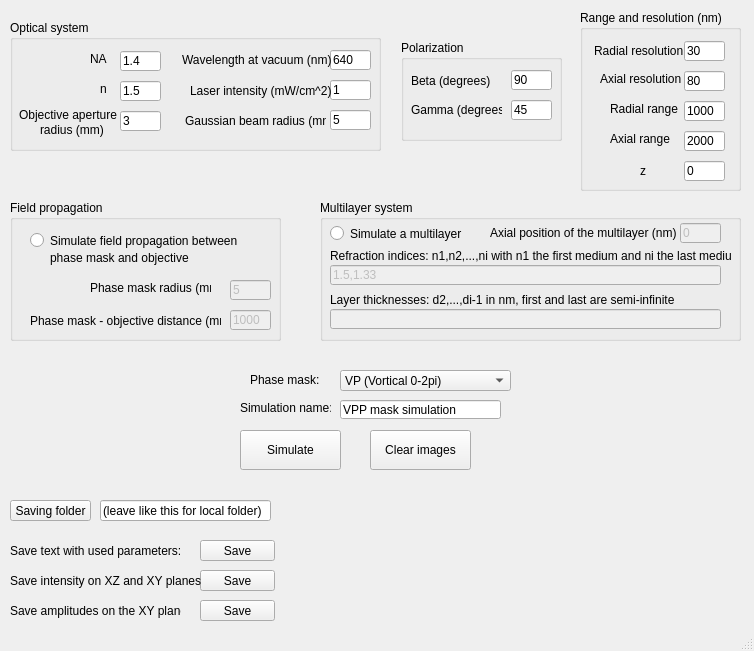
<?xml version="1.0" encoding="UTF-8"?>
<ui version="4.0">
 <class>MainWindow</class>
 <widget class="QMainWindow" name="MainWindow">
  <property name="geometry">
   <rect>
    <x>0</x>
    <y>0</y>
    <width>754</width>
    <height>651</height>
   </rect>
  </property>
  <property name="windowTitle">
   <string>PyFocus</string>
  </property>
  <widget class="QWidget" name="centralwidget">
   <widget class="QPushButton" name="pushButton">
    <property name="geometry">
     <rect>
      <x>200</x>
      <y>540</y>
      <width>75</width>
      <height>21</height>
     </rect>
    </property>
    <property name="text">
     <string>Save</string>
    </property>
   </widget>
   <widget class="QPushButton" name="pushButton_2">
    <property name="geometry">
     <rect>
      <x>200</x>
      <y>570</y>
      <width>75</width>
      <height>21</height>
     </rect>
    </property>
    <property name="text">
     <string>Save</string>
    </property>
   </widget>
   <widget class="QComboBox" name="comboBox">
    <property name="enabled">
     <bool>true</bool>
    </property>
    <property name="geometry">
     <rect>
      <x>340</x>
      <y>370</y>
      <width>171</width>
      <height>21</height>
     </rect>
    </property>
    <property name="editable">
     <bool>false</bool>
    </property>
    <property name="currentIndex">
     <number>0</number>
    </property>
    <property name="duplicatesEnabled">
     <bool>true</bool>
    </property>
    <item>
     <property name="text">
      <string>VP (Vortical 0-2pi)</string>
     </property>
    </item>
    <item>
     <property name="text">
      <string>No mask (Gaussian beam)</string>
     </property>
    </item>
    <item>
     <property name="text">
      <string>Custom</string>
     </property>
    </item>
   </widget>
   <widget class="QGroupBox" name="groupBox">
    <property name="geometry">
     <rect>
      <x>10</x>
      <y>20</y>
      <width>371</width>
      <height>131</height>
     </rect>
    </property>
    <property name="title">
     <string>Optical system</string>
    </property>
    <widget class="QLineEdit" name="lineEdit">
     <property name="geometry">
      <rect>
       <x>110</x>
       <y>31</y>
       <width>41</width>
       <height>20</height>
      </rect>
     </property>
     <property name="text">
      <string>1.4</string>
     </property>
    </widget>
    <widget class="QLabel" name="label">
     <property name="geometry">
      <rect>
       <x>80</x>
       <y>31</y>
       <width>21</width>
       <height>16</height>
      </rect>
     </property>
     <property name="text">
      <string>NA</string>
     </property>
    </widget>
    <widget class="QLabel" name="label_2">
     <property name="geometry">
      <rect>
       <x>90</x>
       <y>61</y>
       <width>16</width>
       <height>16</height>
      </rect>
     </property>
     <property name="text">
      <string>n</string>
     </property>
    </widget>
    <widget class="QLineEdit" name="lineEdit_2">
     <property name="geometry">
      <rect>
       <x>110</x>
       <y>61</y>
       <width>41</width>
       <height>20</height>
      </rect>
     </property>
     <property name="text">
      <string>1.5</string>
     </property>
    </widget>
    <widget class="QLabel" name="label_3">
     <property name="geometry">
      <rect>
       <x>30</x>
       <y>100</y>
       <width>71</width>
       <height>20</height>
      </rect>
     </property>
     <property name="text">
      <string>radius (mm)</string>
     </property>
    </widget>
    <widget class="QLabel" name="label_17">
     <property name="geometry">
      <rect>
       <x>9</x>
       <y>85</y>
       <width>100</width>
       <height>20</height>
      </rect>
     </property>
     <property name="text">
      <string>Objective aperture</string>
     </property>
    </widget>
    <widget class="QLineEdit" name="lineEdit_18">
     <property name="geometry">
      <rect>
       <x>110</x>
       <y>91</y>
       <width>41</width>
       <height>20</height>
      </rect>
     </property>
     <property name="text">
      <string>3</string>
     </property>
    </widget>
    <widget class="QLineEdit" name="lineEdit_15">
     <property name="geometry">
      <rect>
       <x>320</x>
       <y>60</y>
       <width>41</width>
       <height>20</height>
      </rect>
     </property>
     <property name="text">
      <string>1</string>
     </property>
    </widget>
    <widget class="QLabel" name="label_14">
     <property name="geometry">
      <rect>
       <x>175</x>
       <y>80</y>
       <width>141</width>
       <height>41</height>
      </rect>
     </property>
     <property name="text">
      <string>Gaussian beam radius (mm)</string>
     </property>
    </widget>
    <widget class="QLineEdit" name="lineEdit_3">
     <property name="geometry">
      <rect>
       <x>320</x>
       <y>30</y>
       <width>41</width>
       <height>20</height>
      </rect>
     </property>
     <property name="text">
      <string>640</string>
     </property>
    </widget>
    <widget class="QLabel" name="label_10">
     <property name="geometry">
      <rect>
       <x>180</x>
       <y>50</y>
       <width>141</width>
       <height>41</height>
      </rect>
     </property>
     <property name="text">
      <string>Laser intensity (mW/cm^2)</string>
     </property>
    </widget>
    <widget class="QLabel" name="label_5">
     <property name="geometry">
      <rect>
       <x>172</x>
       <y>30</y>
       <width>151</width>
       <height>20</height>
      </rect>
     </property>
     <property name="text">
      <string>Wavelength at vacuum (nm)</string>
     </property>
    </widget>
    <widget class="QLineEdit" name="lineEdit_16">
     <property name="geometry">
      <rect>
       <x>320</x>
       <y>90</y>
       <width>41</width>
       <height>20</height>
      </rect>
     </property>
     <property name="text">
      <string>5</string>
     </property>
    </widget>
   </widget>
   <widget class="QPushButton" name="pushButton_3">
    <property name="geometry">
     <rect>
      <x>240</x>
      <y>430</y>
      <width>101</width>
      <height>40</height>
     </rect>
    </property>
    <property name="text">
     <string>Simulate</string>
    </property>
   </widget>
   <widget class="QLineEdit" name="lineEdit_14">
    <property name="geometry">
     <rect>
      <x>100</x>
      <y>500</y>
      <width>171</width>
      <height>21</height>
     </rect>
    </property>
    <property name="text">
     <string>(leave like this for local folder)</string>
    </property>
   </widget>
   <widget class="QPushButton" name="pushButton_5">
    <property name="geometry">
     <rect>
      <x>10</x>
      <y>500</y>
      <width>81</width>
      <height>21</height>
     </rect>
    </property>
    <property name="text">
     <string>Saving folder</string>
    </property>
   </widget>
   <widget class="QPushButton" name="pushButton_6">
    <property name="geometry">
     <rect>
      <x>370</x>
      <y>430</y>
      <width>101</width>
      <height>40</height>
     </rect>
    </property>
    <property name="text">
     <string>Clear images</string>
    </property>
   </widget>
   <widget class="QLineEdit" name="lineEdit_21">
    <property name="geometry">
     <rect>
      <x>340</x>
      <y>400</y>
      <width>161</width>
      <height>19</height>
     </rect>
    </property>
    <property name="text">
     <string>VPP mask simulation</string>
    </property>
   </widget>
   <widget class="QPushButton" name="pushButton_4">
    <property name="geometry">
     <rect>
      <x>200</x>
      <y>600</y>
      <width>75</width>
      <height>21</height>
     </rect>
    </property>
    <property name="text">
     <string>Save</string>
    </property>
   </widget>
   <widget class="QGroupBox" name="groupBox_4">
    <property name="geometry">
     <rect>
      <x>10</x>
      <y>200</y>
      <width>271</width>
      <height>141</height>
     </rect>
    </property>
    <property name="title">
     <string>Field propagation</string>
    </property>
    <widget class="QRadioButton" name="radioButton">
     <property name="geometry">
      <rect>
       <x>20</x>
       <y>30</y>
       <width>291</width>
       <height>21</height>
      </rect>
     </property>
     <property name="text">
      <string>Simulate field propagation between </string>
     </property>
    </widget>
    <widget class="QLineEdit" name="lineEdit_22">
     <property name="enabled">
      <bool>false</bool>
     </property>
     <property name="geometry">
      <rect>
       <x>220</x>
       <y>80</y>
       <width>41</width>
       <height>20</height>
      </rect>
     </property>
     <property name="text">
      <string>5</string>
     </property>
    </widget>
    <widget class="QLabel" name="label_23">
     <property name="geometry">
      <rect>
       <x>80</x>
       <y>80</y>
       <width>121</width>
       <height>16</height>
      </rect>
     </property>
     <property name="text">
      <string>Phase mask radius (mm)</string>
     </property>
    </widget>
    <widget class="QLabel" name="label_11">
     <property name="geometry">
      <rect>
       <x>40</x>
       <y>50</y>
       <width>191</width>
       <height>16</height>
      </rect>
     </property>
     <property name="text">
      <string>phase mask and objective</string>
     </property>
    </widget>
    <widget class="QLineEdit" name="lineEdit_19">
     <property name="enabled">
      <bool>false</bool>
     </property>
     <property name="geometry">
      <rect>
       <x>220</x>
       <y>110</y>
       <width>41</width>
       <height>20</height>
      </rect>
     </property>
     <property name="text">
      <string>1000</string>
     </property>
    </widget>
   </widget>
   <widget class="QLabel" name="label_18">
    <property name="geometry">
     <rect>
      <x>30</x>
      <y>310</y>
      <width>191</width>
      <height>21</height>
     </rect>
    </property>
    <property name="text">
     <string>Phase mask - objective distance (mm)</string>
    </property>
   </widget>
   <widget class="QGroupBox" name="groupBox_5">
    <property name="geometry">
     <rect>
      <x>320</x>
      <y>200</y>
      <width>421</width>
      <height>141</height>
     </rect>
    </property>
    <property name="title">
     <string>Multilayer system</string>
    </property>
    <widget class="QLabel" name="label_20">
     <property name="geometry">
      <rect>
       <x>10</x>
       <y>45</y>
       <width>401</width>
       <height>21</height>
      </rect>
     </property>
     <property name="text">
      <string>Refraction indices: n1,n2,...,ni with n1 the first medium and ni the last medium</string>
     </property>
    </widget>
    <widget class="QLineEdit" name="lineEdit_23">
     <property name="enabled">
      <bool>false</bool>
     </property>
     <property name="geometry">
      <rect>
       <x>10</x>
       <y>65</y>
       <width>391</width>
       <height>20</height>
      </rect>
     </property>
     <property name="text">
      <string>1.5,1.33</string>
     </property>
    </widget>
    <widget class="QLabel" name="label_25">
     <property name="geometry">
      <rect>
       <x>10</x>
       <y>89</y>
       <width>421</width>
       <height>21</height>
      </rect>
     </property>
     <property name="text">
      <string>Layer thicknesses: d2,...,di-1 in nm, first and last are semi-infinite</string>
     </property>
    </widget>
    <widget class="QLineEdit" name="lineEdit_24">
     <property name="enabled">
      <bool>false</bool>
     </property>
     <property name="geometry">
      <rect>
       <x>10</x>
       <y>109</y>
       <width>391</width>
       <height>20</height>
      </rect>
     </property>
     <property name="text">
      <string/>
     </property>
    </widget>
    <widget class="QRadioButton" name="radioButton_2">
     <property name="geometry">
      <rect>
       <x>10</x>
       <y>23</y>
       <width>141</width>
       <height>21</height>
      </rect>
     </property>
     <property name="text">
      <string>Simulate a multilayer</string>
     </property>
    </widget>
    <widget class="QLabel" name="label_26">
     <property name="geometry">
      <rect>
       <x>170</x>
       <y>25</y>
       <width>231</width>
       <height>16</height>
      </rect>
     </property>
     <property name="text">
      <string>Axial position of the multilayer (nm)</string>
     </property>
    </widget>
    <widget class="QLineEdit" name="lineEdit_25">
     <property name="enabled">
      <bool>false</bool>
     </property>
     <property name="geometry">
      <rect>
       <x>360</x>
       <y>23</y>
       <width>41</width>
       <height>20</height>
      </rect>
     </property>
     <property name="text">
      <string>0</string>
     </property>
    </widget>
   </widget>
   <widget class="QGroupBox" name="groupBox_2">
    <property name="geometry">
     <rect>
      <x>580</x>
      <y>10</y>
      <width>161</width>
      <height>181</height>
     </rect>
    </property>
    <property name="title">
     <string>Range and resolution (nm)</string>
    </property>
    <widget class="QLineEdit" name="lineEdit_4">
     <property name="geometry">
      <rect>
       <x>104</x>
       <y>61</y>
       <width>41</width>
       <height>20</height>
      </rect>
     </property>
     <property name="text">
      <string>80</string>
     </property>
    </widget>
    <widget class="QLabel" name="label_6">
     <property name="geometry">
      <rect>
       <x>20</x>
       <y>61</y>
       <width>81</width>
       <height>16</height>
      </rect>
     </property>
     <property name="text">
      <string>Axial resolution</string>
     </property>
    </widget>
    <widget class="QLineEdit" name="lineEdit_5">
     <property name="geometry">
      <rect>
       <x>104</x>
       <y>31</y>
       <width>41</width>
       <height>20</height>
      </rect>
     </property>
     <property name="text">
      <string>30</string>
     </property>
    </widget>
    <widget class="QLabel" name="label_4">
     <property name="geometry">
      <rect>
       <x>14</x>
       <y>31</y>
       <width>91</width>
       <height>20</height>
      </rect>
     </property>
     <property name="text">
      <string>Radial resolution </string>
     </property>
    </widget>
    <widget class="QLabel" name="label_16">
     <property name="geometry">
      <rect>
       <x>30</x>
       <y>91</y>
       <width>71</width>
       <height>16</height>
      </rect>
     </property>
     <property name="text">
      <string>Radial range</string>
     </property>
    </widget>
    <widget class="QLineEdit" name="lineEdit_17">
     <property name="geometry">
      <rect>
       <x>104</x>
       <y>91</y>
       <width>41</width>
       <height>20</height>
      </rect>
     </property>
     <property name="text">
      <string>1000</string>
     </property>
    </widget>
    <widget class="QLineEdit" name="lineEdit_20">
     <property name="geometry">
      <rect>
       <x>104</x>
       <y>121</y>
       <width>41</width>
       <height>20</height>
      </rect>
     </property>
     <property name="text">
      <string>2000</string>
     </property>
    </widget>
    <widget class="QLabel" name="label_19">
     <property name="geometry">
      <rect>
       <x>30</x>
       <y>121</y>
       <width>71</width>
       <height>16</height>
      </rect>
     </property>
     <property name="text">
      <string>Axial range</string>
     </property>
    </widget>
    <widget class="QLineEdit" name="lineEdit_12">
     <property name="geometry">
      <rect>
       <x>104</x>
       <y>151</y>
       <width>41</width>
       <height>20</height>
      </rect>
     </property>
     <property name="text">
      <string>0</string>
     </property>
    </widget>
    <widget class="QLabel" name="label_13">
     <property name="geometry">
      <rect>
       <x>60</x>
       <y>151</y>
       <width>21</width>
       <height>20</height>
      </rect>
     </property>
     <property name="text">
      <string>z</string>
     </property>
    </widget>
   </widget>
   <widget class="QGroupBox" name="groupBox_3">
    <property name="geometry">
     <rect>
      <x>401</x>
      <y>40</y>
      <width>161</width>
      <height>101</height>
     </rect>
    </property>
    <property name="title">
     <string>Polarization</string>
    </property>
    <widget class="QLineEdit" name="lineEdit_11">
     <property name="geometry">
      <rect>
       <x>110</x>
       <y>60</y>
       <width>41</width>
       <height>20</height>
      </rect>
     </property>
     <property name="text">
      <string>45</string>
     </property>
    </widget>
    <widget class="QLineEdit" name="lineEdit_13">
     <property name="geometry">
      <rect>
       <x>110</x>
       <y>30</y>
       <width>41</width>
       <height>20</height>
      </rect>
     </property>
     <property name="text">
      <string>90</string>
     </property>
    </widget>
    <widget class="QLabel" name="label_9">
     <property name="geometry">
      <rect>
       <x>10</x>
       <y>60</y>
       <width>91</width>
       <height>20</height>
      </rect>
     </property>
     <property name="text">
      <string>&lt;html&gt;&lt;head/&gt;&lt;body&gt;&lt;p&gt;Gamma (degrees)&lt;/p&gt;&lt;/body&gt;&lt;/html&gt;</string>
     </property>
    </widget>
    <widget class="QLabel" name="label_24">
     <property name="geometry">
      <rect>
       <x>10</x>
       <y>30</y>
       <width>91</width>
       <height>21</height>
      </rect>
     </property>
     <property name="text">
      <string>Beta (degrees)</string>
     </property>
    </widget>
   </widget>
   <widget class="QLabel" name="label_12">
    <property name="geometry">
     <rect>
      <x>250</x>
      <y>370</y>
      <width>81</width>
      <height>20</height>
     </rect>
    </property>
    <property name="text">
     <string>Phase mask:</string>
    </property>
   </widget>
   <widget class="QLabel" name="label_15">
    <property name="geometry">
     <rect>
      <x>240</x>
      <y>400</y>
      <width>91</width>
      <height>16</height>
     </rect>
    </property>
    <property name="text">
     <string>Simulation name:</string>
    </property>
   </widget>
   <widget class="QLabel" name="label_22">
    <property name="geometry">
     <rect>
      <x>10</x>
      <y>540</y>
      <width>171</width>
      <height>21</height>
     </rect>
    </property>
    <property name="text">
     <string>Save text with used parameters:</string>
    </property>
   </widget>
   <widget class="QLabel" name="label_27">
    <property name="geometry">
     <rect>
      <x>10</x>
      <y>570</y>
      <width>191</width>
      <height>21</height>
     </rect>
    </property>
    <property name="text">
     <string>Save intensity on XZ and XY planes:</string>
    </property>
   </widget>
   <widget class="QLabel" name="label_28">
    <property name="geometry">
     <rect>
      <x>10</x>
      <y>600</y>
      <width>171</width>
      <height>21</height>
     </rect>
    </property>
    <property name="text">
     <string>Save amplitudes on the XY plane:</string>
    </property>
   </widget>
   <zorder>groupBox</zorder>
   <zorder>pushButton</zorder>
   <zorder>pushButton_2</zorder>
   <zorder>comboBox</zorder>
   <zorder>pushButton_3</zorder>
   <zorder>lineEdit_14</zorder>
   <zorder>pushButton_5</zorder>
   <zorder>pushButton_6</zorder>
   <zorder>lineEdit_21</zorder>
   <zorder>pushButton_4</zorder>
   <zorder>groupBox_4</zorder>
   <zorder>label_18</zorder>
   <zorder>groupBox_5</zorder>
   <zorder>groupBox_2</zorder>
   <zorder>groupBox_3</zorder>
   <zorder>label_12</zorder>
   <zorder>label_15</zorder>
   <zorder>label_22</zorder>
   <zorder>label_27</zorder>
   <zorder>label_28</zorder>
  </widget>
  <widget class="QStatusBar" name="statusbar"/>
 </widget>
 <resources/>
 <connections/>
</ui>
